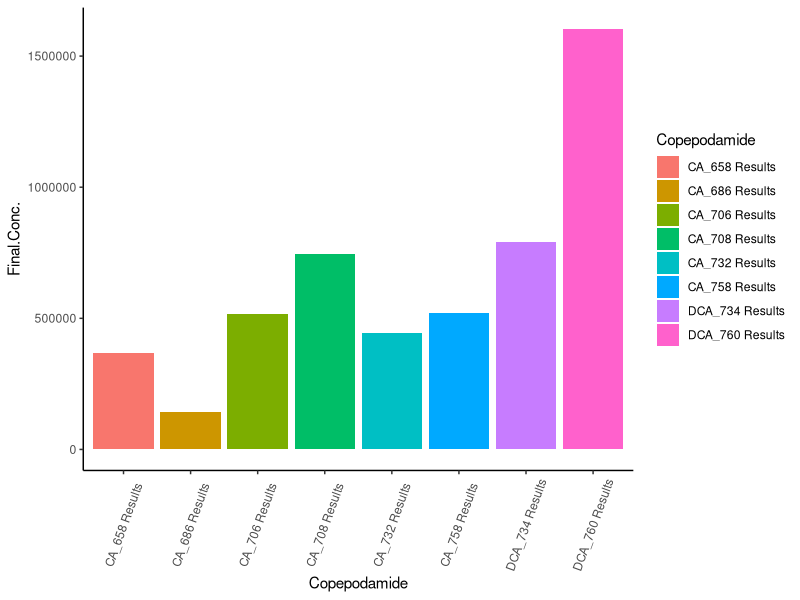
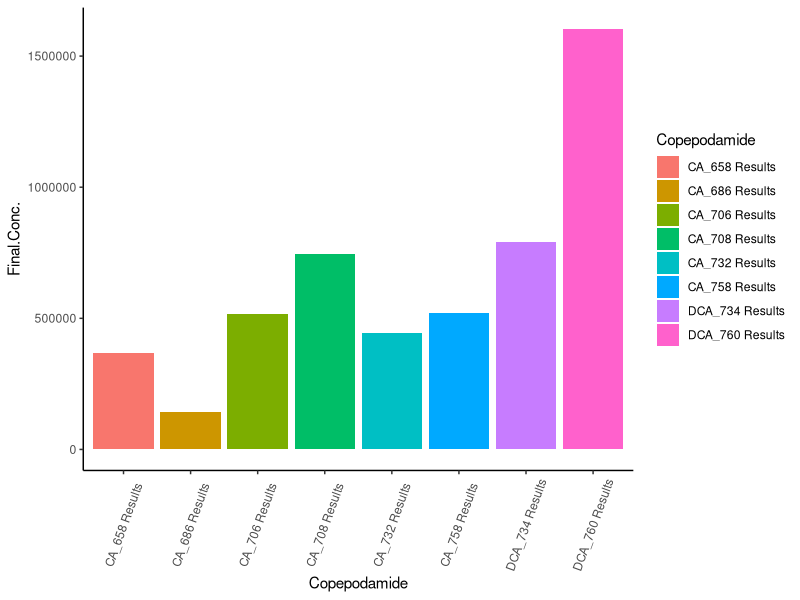

The R script that drew these images, in order:
## ---- chunk 1

## ---- chunk 2
library(tidyverse)
## ---- chunk 3
df_Cop_unknown <- read.csv("CAunk.csv")

df_Cop_unknown$RT <- as.character(df_Cop_unknown$RT) #this changes the column from number to character
## ---- chunk 4
df_Mussel_std <- df_Cop_unknown %>% 
  filter(Name=="B_Mussel_std", !Copepodamide %in% c("LysoCA_448 Results","LysoDCA_450 Results"))
#filter - filters rows from a column, use %in% for multiple rows, use ! to keep everything but "_"

ggplot(df_Mussel_std, aes(x=Copepodamide, y= Final.Conc., fill = Copepodamide)) + geom_col() + theme_classic() +theme(axis.text.x = element_text(angle = 70, vjust = 0.5, hjust=0.5))

ggsave("df_Mussel_std.pdf")
## ---- chunk 5
df_Mussel_sum <- df_Mussel_std %>% 
  select(-Data.File, - Type, -Level, -RT, -Acq..Date.Time, -Accuracy, -Noise) %>% 
  summarise(Concentration = sum(Final.Conc.)) %>% 
mutate(Species = "Copepod",nM = Concentration/1000)

## ---- chunk 6
5130839/1000
#pM to nM
10/1000
## ---- chunk 7
#V1 = M2V2/M1

1*(0.01)/5130.839*1000*1000
## ---- chunk 8
6*1.948999
